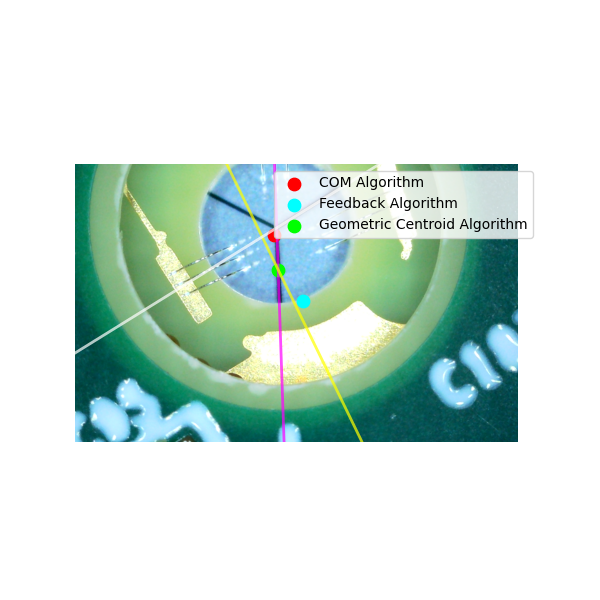
#> input picture Example_Training_Images/Proof_Need_Anlge_filter_In_Lines.png, 600 x 600 px
$ python -i Image_Processing_Tools.py   (imports and definitions only)
#> lines starting #> are read from the running program, lines starting #| are printed output that depends on the picture; after the words box and inside, x2 and y2 are one past the last pixel; in counts of white or black regions, pixels touching at a corner belong together
from importlib.resources import path

from PIL import Image, ImageDraw
import os
import numpy as np
import matplotlib.pyplot as plt
from wb_config import RAW_DIR
import numpy as np
import cv2

#--------------------Cropper---------------------------

# [16 lines left out: functions Img_Crop, Load_Img, not called in this run]


#--------------------Color Range Helpers----------------------
def is_sensor_color(r, g, b):
    return (60 <= r <= 170) and (110 <= g <= 220) and (140 <= b <= 255)


def is_gold_color(r, g, b):
    return (190 <= r <= 255) and (205 <= g <= 255) and (155 <= b <= 230)

#--------------------COM Helpers --------------------------------

# [21 lines left out: function compute_sensor_com, not called in this run]

"""def compute_darks_com(img):
    make_mask=True
    W, H = img.size
    pix = img.load()

    sum_x = 0
    sum_y = 0
    count = 0

    # Optional mask image
    mask_img = Image.new("RGB", (W, H), (0, 0, 0))
    mask_pix = mask_img.load() if make_mask else None


    for y in range(H):
        for x in range(W):
            r, g, b = pix[x, y]
            if r < 20 and g < 30 and b < 100:
                sum_x += x
                sum_y += y
                count += 1

                if make_mask:
                    mask_pix[x, y] = (255, 255, 255)   # white pixel

    if count == 0:
        return None, None, None

    x_center = sum_x / count
    y_center = sum_y / count

    #mask_img.show()

    return x_center, y_center, count

"""


def compute_darks_com(img):
    #THIS USES CLUSTERS INSTEAD OF A GLOBAL SUM
    arr = np.array(img)
    gray = cv2.cvtColor(arr, cv2.COLOR_RGB2GRAY)
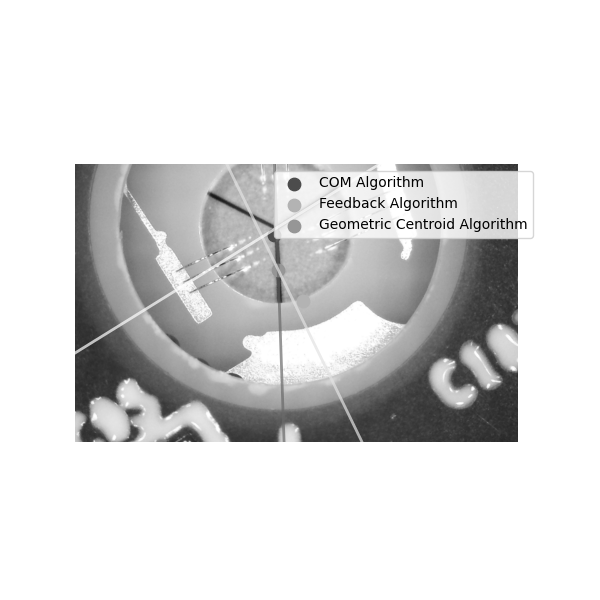
#> gray: shape (600, 600); min 0, max 255, mean 221.2

    # Threshold for true black
    _, mask = cv2.threshold(gray, 20, 255, cv2.THRESH_BINARY_INV)
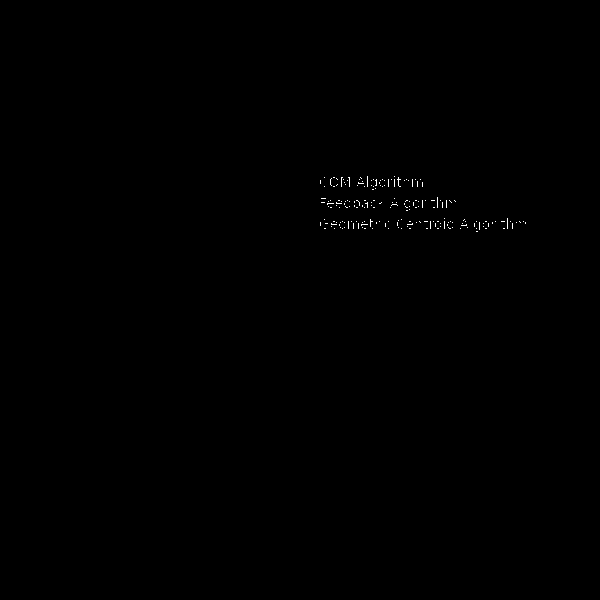
#> mask: shape (600, 600); 0.15% white in thin lines or dots, all inside (x1, y1, x2, y2) = (320, 176, 526, 232)

    # Connected components
    num_labels, labels, stats, centroids = cv2.connectedComponentsWithStats(mask)
#> labels: shape (600, 600) int32; 195 distinct labels, from 0 to 194
#> num_labels = 195; stats = 195 rows, first 6: [0, 0, 600, 600, 359467], [324, 177, 1, 1, 1], [333, 177, 2, 1, 2], [341, 177, 2, 10, 11], [348, 177, 2, 10, 11], [360, 177, 2, 2, 2]; centroids = 195 pairs, first value 299.4 to 525, second value 176 to 299.6

    if num_labels <= 1:
        return None, None, mask

    # Find largest non-background component
    largest_label = 1 + np.argmax(stats[1:, cv2.CC_STAT_AREA])
#> largest_label = 8

    # Extract centroid of that component
    cx, cy = centroids[largest_label]
#> cx = 398.4; cy = 181.3

    return cx, cy, mask


# [544 lines left out: functions compute_combined_com, compute_gold_com, Analyze_Img_Colors, Classify_Img, convert_valid_pairs, select_best_three_lines and 1 more, not called in this run]

import matplotlib.pyplot as plt
import numpy as np

import numpy as np
import matplotlib.pyplot as plt

# [240 lines left out: functions clip_line_to_image, debug_sampling_overlay_clipped, enforce_angle_with_scoring, determine_spoke_ray_direction, not called in this run]


import matplotlib.pyplot as plt

# [1113 lines left out: functions plot_debug, score_lines_by_angle, normalize_lines, is_valid_spoke, detect_orientation_by_dark_weight, Detect_Merc_Center and 4 more, not called in this run]


def angle_diff(a, b):
    d = abs(a - b) % (2*np.pi)
    return min(d, 2*np.pi - d)

import cv2

# [149 lines left out: functions debug_com_mask, debug_iter_step, iterative_com_debug, compute_combined_mask, not called in this run]

>>> import cv2
>>> picture = cv2.cvtColor(cv2.imread('../Example_Training_Images/Proof_Need_Anlge_filter_In_Lines.png'), cv2.COLOR_BGR2RGB)
>>> result = compute_darks_com(picture)
